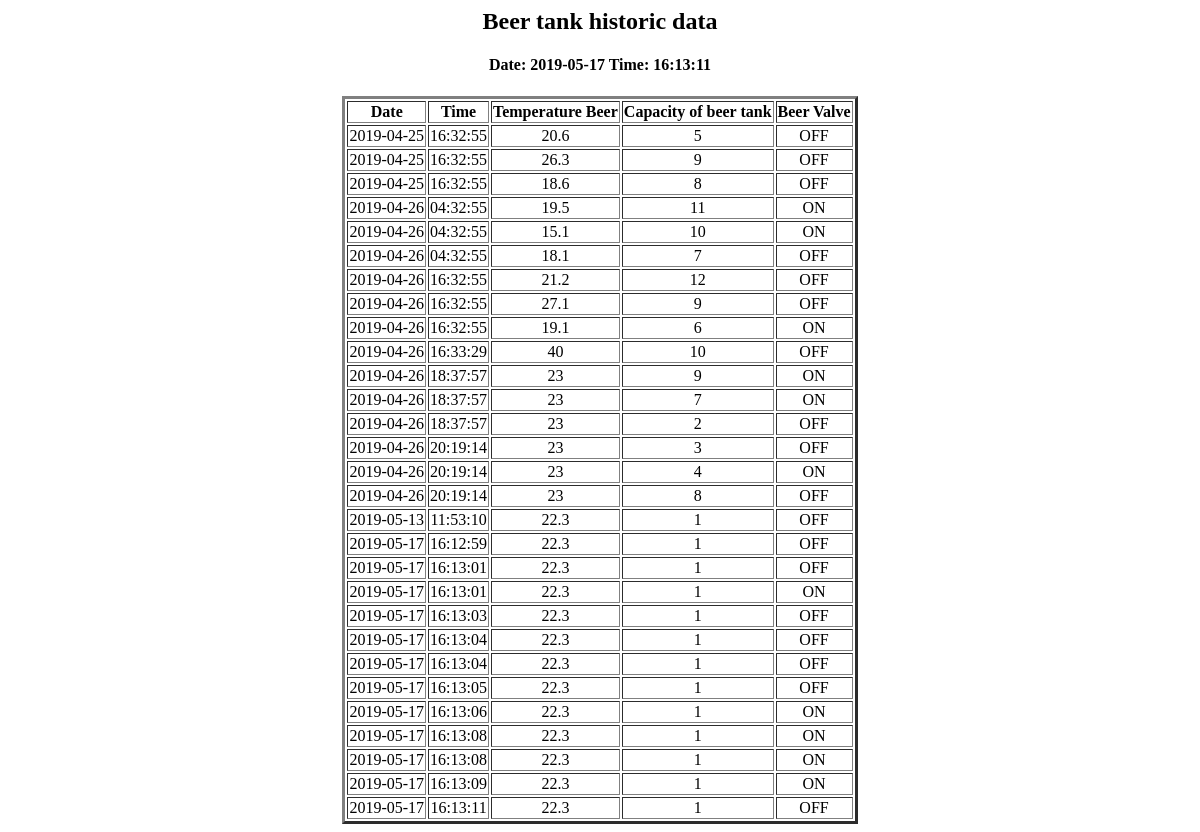
Before: /btank with the older database file.
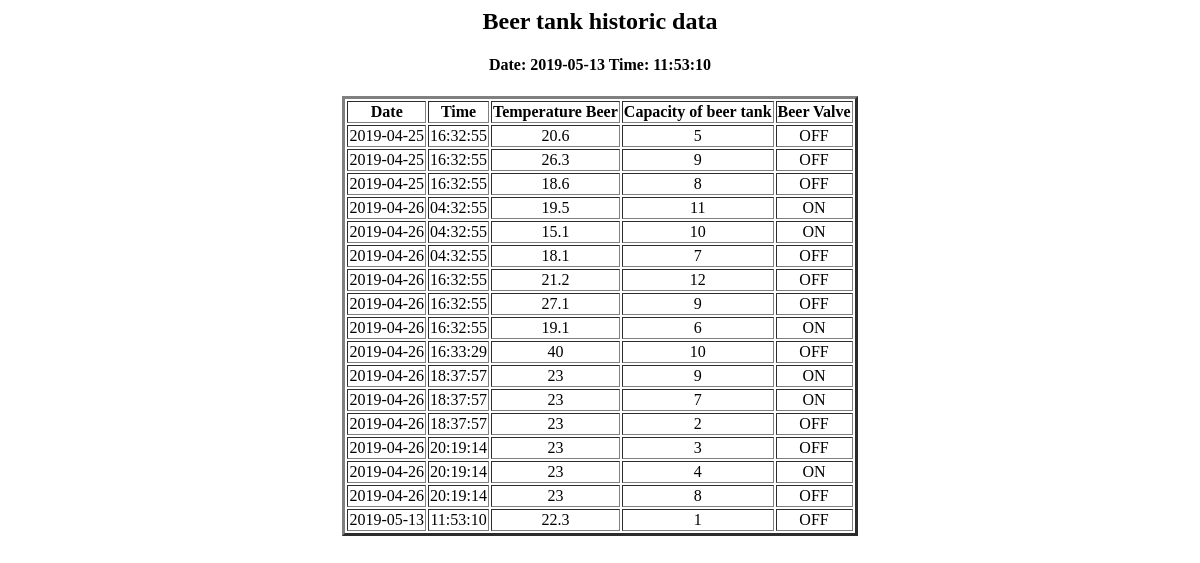
After: the same page with the newer database file.
### tables this page shows
CREATE TABLE "sensors" (
	`tdate`	DATE,
	`ttime`	TIME,
	`tempferm`	NUMERIC,
	`tempbeer`	NUMERIC,
	`capferm`	NUMERIC,
	`capbeer`	NUMERIC,
	`mixer`	TEXT,
	`heater`	TEXT,
	`valferm`	TEXT,
	`valbeer`	TEXT
);

### practica2.py (the view)
@app.route('/btank')
def Taula_beer():
	conn = sqlite3.connect('lleidabeer.db')
	print("Opened database successfully")
	llista =[]
	cursor = conn.execute("SELECT tdate,ttime,tempbeer,capbeer,valbeer from sensors")
	for row in cursor:
	   llista.append(row)
	print("Operation done successfully")
	conn.close()
	return  render_template("beerhistoric.html",llista=llista)

### templates/beerhistoric.html (shortened to what this page needs)
<html>
  <head>
  </head>
  <body>
<center>
    <h2>Beer tank historic data</h2>
 	<h4>Date: {{llista[-1][0]}}    Time: {{llista[-1][1]}} </h4>
    <table border="3">
      <tr align="center">
	<th>Date</th>
	<th>Time</th>
	<th>Temperature Beer</th>
	<th>Capacity of beer tank</th>
	<th>Beer Valve</th>
      </tr>
	{% for row in llista %}
          <tr align="center">
	  {% for cell in row %}
	    <td> {{cell}} </td>
	  {% endfor %}
	  </tr>
	{% endfor %}
    </table>
    </center>
  </body>
</html>

Changed rows visible on the page:
removed sensors: tdate "2019-05-17", ttime "16:13:11", tempbeer "22.3", row "1", valbeer "OFF"
removed sensors: tdate "2019-05-17", ttime "16:12:59", tempbeer "22.3", row "1", valbeer "OFF"
removed sensors: tdate "2019-05-17", ttime "16:13:01", tempbeer "22.3", row "1", valbeer "OFF"
removed sensors: tdate "2019-05-17", ttime "16:13:01", tempbeer "22.3", row "1", valbeer "ON"
removed sensors: tdate "2019-05-17", ttime "16:13:03", tempbeer "22.3", row "1", valbeer "OFF"
removed sensors: tdate "2019-05-17", ttime "16:13:04", tempbeer "22.3", row "1", valbeer "OFF"
removed sensors: tdate "2019-05-17", ttime "16:13:04", tempbeer "22.3", row "1", valbeer "OFF"
removed sensors: tdate "2019-05-17", ttime "16:13:05", tempbeer "22.3", row "1", valbeer "OFF"
removed sensors: tdate "2019-05-17", ttime "16:13:06", tempbeer "22.3", row "1", valbeer "ON"
removed sensors: tdate "2019-05-17", ttime "16:13:08", tempbeer "22.3", row "1", valbeer "ON"
removed sensors: tdate "2019-05-17", ttime "16:13:08", tempbeer "22.3", row "1", valbeer "ON"
removed sensors: tdate "2019-05-17", ttime "16:13:09", tempbeer "22.3", row "1", valbeer "ON"
Other visible differences:
{{ llista[-1][0] }}: "2019-05-17" → "2019-05-13"
{{ llista[-1][1] }}: "16:13:11" → "11:53:10"
